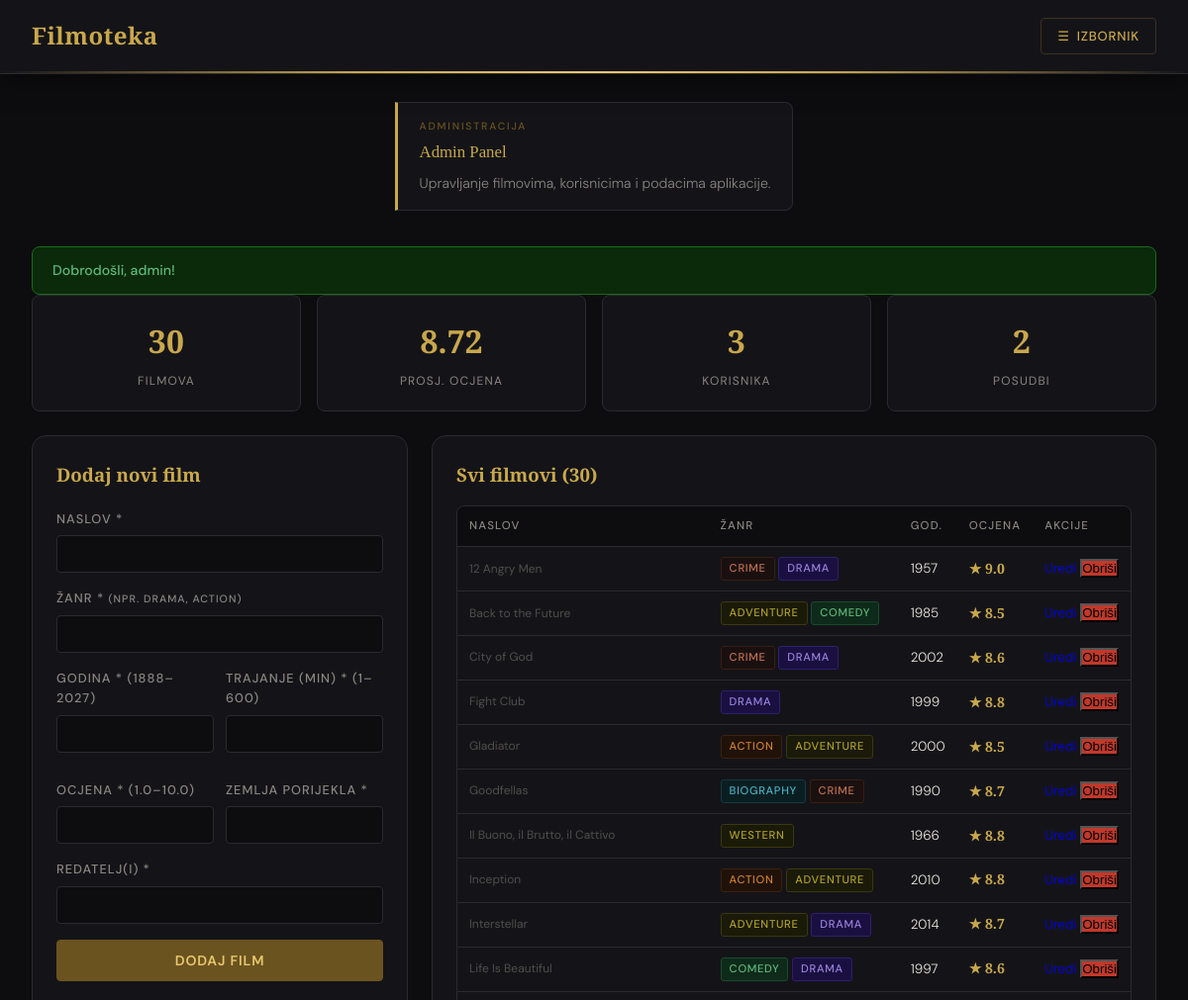
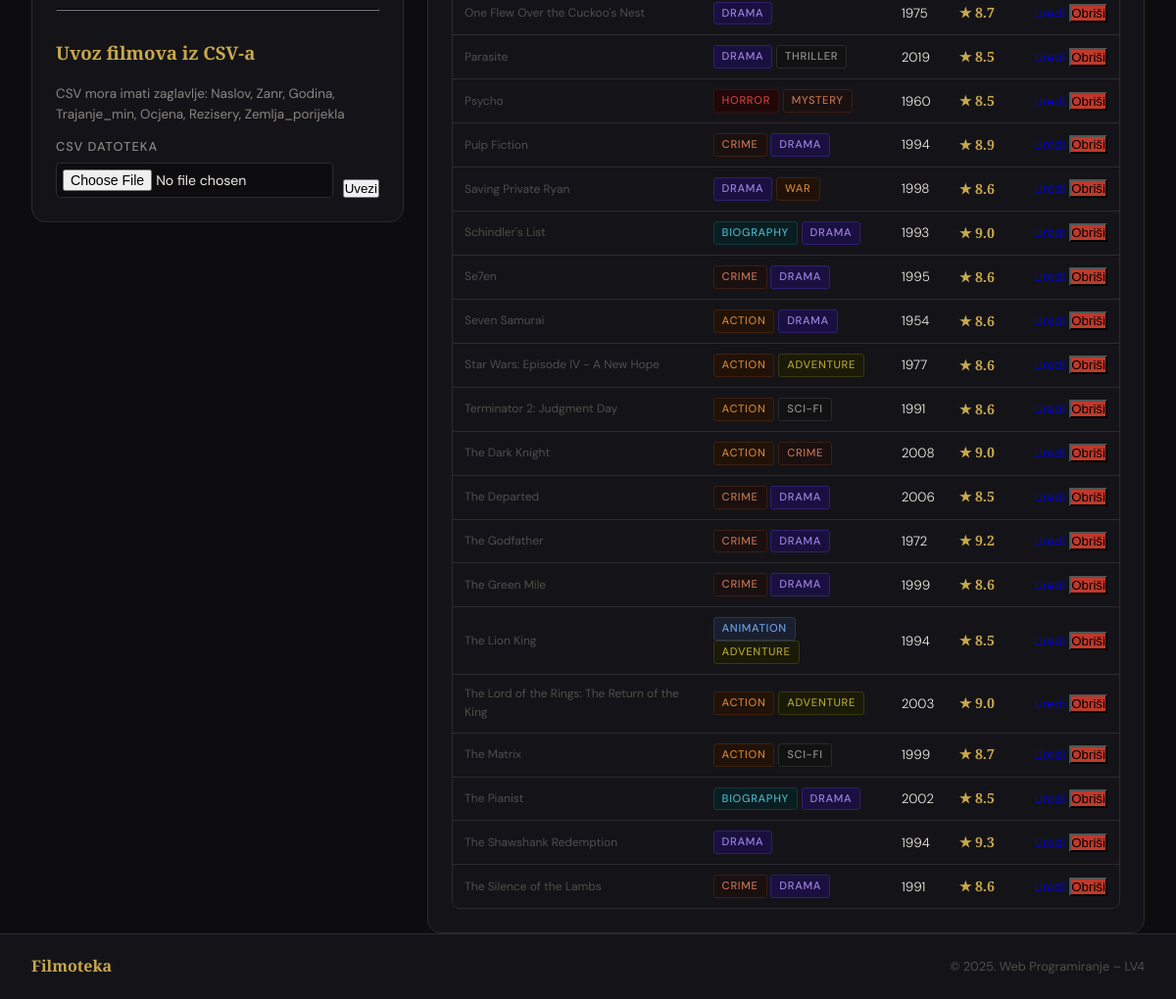
/dashboard.php (signed in), run on the app's committed database (2 pictures, top to bottom).
### tables this page shows
CREATE TABLE `filmovi` (
  `id` int(11) NOT NULL,
  `naslov` varchar(255) NOT NULL,
  `zanr` varchar(150) NOT NULL,
  `godina` smallint(5) UNSIGNED NOT NULL,
  `trajanje_min` smallint(5) UNSIGNED NOT NULL,
  `ocjena` decimal(3,1) NOT NULL,
  `rezisery` varchar(255) NOT NULL,
  `zemlja_porijekla` varchar(150) NOT NULL
);

### dashboard.php (the view, shortened to what this page needs)
<?php
require_once 'includes/db.php';
require_once 'includes/functions.php';
$flash_success = flashGet('success');
$edit_film     = null;
$filmovi = $pdo->query('SELECT * FROM filmovi ORDER BY naslov ASC')->fetchAll();
$stats = $pdo->query('
    SELECT COUNT(*) as ukupno,
           ROUND(AVG(ocjena),2) as avg_ocjena,
           MIN(godina) as najstariji,
           MAX(godina) as najnoviji
    FROM filmovi
')->fetch();
$korisnici_count = (int)$pdo->query('SELECT COUNT(*) FROM korisnici')->fetchColumn();
$videoteka_count = (int)$pdo->query('SELECT COUNT(*) FROM zeljeni_filmovi')->fetchColumn();
require_once 'includes/header.php';
?>
<div class="uvodni-clanak">
    <article>
        <div class="article-accent">ADMINISTRACIJA</div>
        <h2 style="font-family:var(--font-display);color:var(--gold)">Admin Panel</h2>
        <p>Upravljanje filmovima, korisnicima i podacima aplikacije.</p>
    </article>
</div>
<main>
<?php if ($flash_success): ?><div class="flash flash-success"><?= e($flash_success) ?></div><?php endif; ?>
<div class="dash-stats">
    <div class="stat-card"><span class="stat-num"><?= $stats['ukupno'] ?></span><span class="stat-lbl">Filmova</span></div>
    <div class="stat-card"><span class="stat-num"><?= $stats['avg_ocjena'] ?? 'N/A' ?></span><span class="stat-lbl">Prosj. ocjena</span></div>
    <div class="stat-card"><span class="stat-num"><?= $korisnici_count ?></span><span class="stat-lbl">Korisnika</span></div>
    <div class="stat-card"><span class="stat-num"><?= $videoteka_count ?></span><span class="stat-lbl">Posudbi</span></div>
</div>
<div class="dash-grid">
    <section class="sekcija-filmovi">
        <h3 style="color:var(--gold);margin-bottom:20px;font-family:var(--font-display)">
            <?= $edit_film ? 'Uredi film' : 'Dodaj novi film' ?>
        </h3>
        <form method="POST" action="dashboard.php">
            <div class="form-group">
                <label>Naslov *</label>
                <input type="text" name="naslov" required
                       value="<?= e($edit_film['naslov'] ?? '') ?>">
            </div>
            <div class="form-group">
                <label>Žanr * <small style="color:var(--text-muted)">(npr. Drama, Action)</small></label>
                <input type="text" name="zanr" required
                       value="<?= e($edit_film['zanr'] ?? '') ?>">
            </div>
            <div style="display:grid;grid-template-columns:1fr 1fr;gap:12px">
                <div class="form-group">
                    <label>Godina * (1888–<?= date('Y')+1 ?>)</label>
                    <input type="number" name="godina" required
                           min="1888" max="<?= date('Y')+1 ?>"
                           value="<?= e($edit_film['godina'] ?? '') ?>">
                </div>
                <div class="form-group">
                    <label>Trajanje (min) * (1–600)</label>
                    <input type="number" name="trajanje_min" required
                           min="1" max="600"
                           value="<?= e($edit_film['trajanje_min'] ?? '') ?>">
                </div>
                <div class="form-group">
                    <label>Ocjena * (1.0–10.0)</label>
                    <input type="number" name="ocjena" required step="0.1"
                           min="1.0" max="10.0"
                           value="<?= e($edit_film['ocjena'] ?? '') ?>">
                </div>
                <div class="form-group">
                    <label>Zemlja porijekla *</label>
                    <input type="text" name="zemlja_porijekla" required
                           value="<?= e($edit_film['zemlja_porijekla'] ?? '') ?>">
                </div>
            </div>
            <div class="form-group">
                <label>Redatelj(i) *</label>
                <input type="text" name="rezisery" required
                       value="<?= e($edit_film['rezisery'] ?? '') ?>">
            </div>
            <div style="display:flex;gap:10px">
                <button type="submit" class="btn-primary">
                    <?= $edit_film ? 'Spremi promjene' : 'Dodaj film' ?>
                </button>
            </div>
        </form>
        <hr style="border-color:var(--border);margin:28px 0">
        <h3 style="color:var(--gold);margin-bottom:16px;font-family:var(--font-display)">Uvoz filmova iz CSV-a</h3>
        <p style="color:var(--text-muted);font-size:0.84rem;margin-bottom:12px">
            CSV mora imati zaglavlje: Naslov, Zanr, Godina, Trajanje_min, Ocjena, Rezisery, Zemlja_porijekla
        </p>
        <form method="POST" action="dashboard.php" enctype="multipart/form-data">
            <div style="display:flex;gap:10px;align-items:flex-end">
                <div class="form-group" style="margin:0;flex:1">
                    <label>CSV datoteka</label>
                    <input type="file" name="csv_file" accept=".csv" required>
                </div>
                <button type="submit" class="add-btn">Uvezi</button>
            </div>
        </form>
    </section>
    <section class="sekcija-filmovi">
        <h3 style="color:var(--gold);margin-bottom:16px;font-family:var(--font-display)">
            Svi filmovi (<?= count($filmovi) ?>)
        </h3>
        <div class="tablica-wrapper">
            <table class="tablica-filmovi">
                <thead>
                    <tr>
                        <th>NASLOV</th>
                        <th>ŽANR</th>
                        <th>GOD.</th>
                        <th>OCJENA</th>
                        <th>AKCIJE</th>
                    </tr>
                </thead>
                <tbody>
                    <?php foreach ($filmovi as $film): ?>
                    <tr>
                        <td data-label="Naslov"><?= e($film['naslov']) ?></td>
                        <td data-label="Žanr"><?= zanrBadge($film['zanr']) ?></td>
                        <td data-label="Godina"><?= e($film['godina']) ?></td>
                        <td data-label="Ocjena"><span class="ocjena">★ <?= e($film['ocjena']) ?></span>
                        </td>
                        <td data-label="Akcije" style="white-space:nowrap">
                            <a href="dashboard.php?edit=<?= $film['id'] ?>" class="add-btn" style="text-decoration:none">Uredi</a>
                            <form method="POST" action="dashboard.php" style="display:inline"
                                  onsubmit="return confirm('Obrisati film <?= e(addslashes($film['naslov'])) ?>?')">
                                <button type="submit" class="add-btn" style="background:#c0392b">Obriši</button>
                            </form>
                        </td>
                    </tr>
                    <?php endforeach; ?>
                </tbody>
            </table>
        </div>
    </section>
</div>
</main>
<?php require_once 'includes/footer.php'; ?>

### includes/functions.php (shortened to what this page needs)
<?php
function zanrBadge(string $zanrStr): string {
    $map = [
        'Drama'       => 'zanr-drama',
        'Comedy'      => 'zanr-komedija',
        'Animation'   => 'zanr-animacija',
        'Romance'     => 'zanr-romantični',
        'Crime'       => 'zanr-krimic',
        'Thriller'    => 'zanr-triler',
        'Adventure'   => 'zanr-avantura',
        'Documentary' => 'zanr-dokumentarni',
        'Horror'      => 'zanr-horor',
        'Action'      => 'zanr-akcija',
        'Sci-Fi'      => 'zanr-triler',
        'Mystery'     => 'zanr-krimic',
        'Biography'   => 'zanr-dokumentarni',
        'War'         => 'zanr-akcija',
        'Western'     => 'zanr-avantura',
    ];
    $html  = '';
    $parts = array_map('trim', explode(',', $zanrStr));
    foreach ($parts as $zanr) {
        $cls   = $map[$zanr] ?? '';
        $safe  = htmlspecialchars($zanr);
        $html .= "<span class=\"zanr $cls\">$safe</span> ";
    }
    return $html;
}
function flashGet(string $key): string {
    $val = $_SESSION["flash_$key"] ?? '';
    return $val;
}
function e(string $s): string {
    return htmlspecialchars($s, ENT_QUOTES, 'UTF-8');
}

### styles/style.css (style rules this page uses)
:root { --bg-dark: #0d0d0f; --bg-card: #141418; --bg-hover: #1c1c22; --gold: #c9a84c; --gold-light: #e8c96e; --gold-dim: #6b5320; --text-primary: #f0ece4; --text-muted: #8a8680; --text-dim: #504e4a; --border: #2a2a30; --border-gold: #3d3020; --accent-red: #c0392b; --accent-teal: #1a7d6a; --accent-blue: #2c5f8a; --radius-sm: 4px; --radius-md: 8px; --radius-lg: 14px; --font-display: "Playfair Display", Georgia, serif; --font-body: "DM Sans", system-ui, sans-serif; --transition: 0.2s ease; }
*, *::before, *::after { box-sizing: border-box; margin: 0; padding: 0; }
html { scroll-behavior: smooth; }
body { font-family: var(--font-body); background-color: var(--bg-dark); color: var(--text-primary); line-height: 1.6; min-height: 100vh; display: flex; flex-direction: column; }
.uvodni-clanak { max-width: 1200px; margin: 28px auto 0; padding: 0 32px; }
.uvodni-clanak article { background: var(--bg-card); border: 1px solid var(--border); border-left: 3px solid var(--gold); border-radius: 0 var(--radius-md) var(--radius-md) 0; padding: 16px 22px; animation: fade-up 0.5s ease both; }
.article-accent { font-size: 0.65rem; letter-spacing: 0.18em; color: var(--gold-dim); text-transform: uppercase; font-weight: 500; margin-bottom: 4px; }
.uvodni-clanak article h2 { font-family: var(--font-display); font-size: 1.05rem; color: var(--gold); margin-bottom: 6px; font-weight: 400; }
.uvodni-clanak article p { color: var(--text-muted); font-size: 0.88rem; font-weight: 300; }
main { max-width: 1200px; margin: 24px auto 0; padding: 0 32px; }
.sekcija-filmovi { background: var(--bg-card); border: 1px solid var(--border); border-radius: var(--radius-lg); padding: 24px; animation: fade-up 0.5s ease both; }
.tablica-wrapper { overflow-x: auto; border-radius: var(--radius-md); border: 1px solid var(--border); }
.tablica-filmovi { width: 100%; border-collapse: collapse; font-size: 0.84rem; }
.tablica-filmovi thead tr { background: var(--bg-dark); }
.tablica-filmovi th { padding: 11px 12px; text-align: left; color: var(--text-muted); font-weight: 500; font-size: 0.72rem; letter-spacing: 0.1em; text-transform: uppercase; white-space: nowrap; border-bottom: 1px solid var(--border); }
.tablica-filmovi tbody tr { border-bottom: 1px solid var(--border); transition: background var(--transition); }
.tablica-filmovi tbody tr:last-child { border-bottom: none; }
.tablica-filmovi td { padding: 10px 12px; color: var(--text-primary); font-weight: 300; vertical-align: middle; }
.tablica-filmovi td:first-child { color: var(--text-dim); font-size: 0.75rem; font-weight: 400; }
.zanr { display: inline-block; font-size: 0.7rem; font-weight: 500; padding: 2px 8px; border-radius: 3px; text-transform: uppercase; letter-spacing: 0.06em; white-space: nowrap; }
.zanr-drama { background: #1a1040; color: #9b80e0; border: 1px solid #2e1f6e; }
.zanr-komedija { background: #0e2a1a; color: #5fb87a; border: 1px solid #1a4a2e; }
.zanr-animacija { background: #1a1f30; color: #6a9fe0; border: 1px solid #2a3558; }
.zanr-krimic { background: #1a1010; color: #c07050; border: 1px solid #3a1e14; }
.zanr-triler { background: #121212; color: #909090; border: 1px solid #2a2a2a; }
.zanr-avantura { background: #1a1a08; color: #b0a030; border: 1px solid #3a3810; }
.zanr-dokumentarni { background: #0a1e22; color: #4ab0c0; border: 1px solid #14383e; }
.zanr-horor { background: #200808; color: #c04040; border: 1px solid #3c1010; }
.zanr-akcija { background: #201208; color: #d08030; border: 1px solid #3e2010; }
.ocjena { display: inline-block; font-family: var(--font-display); font-weight: 700; font-size: 0.88rem; color: var(--gold); min-width: 28px; }

### data on the page
filmovi: naslov "12 Angry Men", zanr "CRIME", zanr "DRAMA", godina "1957", ocjena "9.0"
filmovi: naslov "Back to the Future", zanr "ADVENTURE", zanr "COMEDY", godina "1985", ocjena "8.5"
filmovi: naslov "City of God", zanr "CRIME", zanr "DRAMA", godina "2002", ocjena "8.6"
filmovi: naslov "Fight Club", zanr "DRAMA", godina "1999", ocjena "8.8"
filmovi: naslov "Gladiator", zanr "ACTION", zanr "ADVENTURE", godina "2000", ocjena "8.5"
filmovi: naslov "Goodfellas", zanr "BIOGRAPHY", zanr "CRIME", godina "1990", ocjena "8.7"
filmovi: naslov "Il Buono, il Brutto, il Cattivo", zanr "WESTERN", godina "1966", ocjena "8.8"
filmovi: naslov "Inception", zanr "ACTION", zanr "ADVENTURE", godina "2010", ocjena "8.8"
filmovi: naslov "Interstellar", zanr "ADVENTURE", zanr "DRAMA", godina "2014", ocjena "8.7"
filmovi: naslov "Life Is Beautiful", zanr "COMEDY", zanr "DRAMA", godina "1997", ocjena "8.6"
filmovi: naslov "One Flew Over the Cuckoo's Nest", zanr "DRAMA", godina "1975", ocjena "8.7"
filmovi: naslov "Parasite", zanr "DRAMA", zanr "THRILLER", godina "2019", ocjena "8.5"
filmovi: naslov "Psycho", zanr "HORROR", zanr "MYSTERY", godina "1960", ocjena "8.5"
filmovi: naslov "Pulp Fiction", zanr "CRIME", zanr "DRAMA", godina "1994", ocjena "8.9"
filmovi: naslov "Saving Private Ryan", zanr "DRAMA", zanr "WAR", godina "1998", ocjena "8.6"
filmovi: naslov "Schindler's List", zanr "BIOGRAPHY", zanr "DRAMA", godina "1993", ocjena "9.0"
filmovi: naslov "Se7en", zanr "CRIME", zanr "DRAMA", godina "1995", ocjena "8.6"
filmovi: naslov "Seven Samurai", zanr "ACTION", zanr "DRAMA", godina "1954", ocjena "8.6"
filmovi: naslov "Star Wars: Episode IV - A New Hope", zanr "ACTION", zanr "ADVENTURE", godina "1977", ocjena "8.6"
filmovi: naslov "Terminator 2: Judgment Day", zanr "ACTION", zanr "SCI-FI", godina "1991", ocjena "8.6"
filmovi: naslov "The Dark Knight", zanr "ACTION", zanr "CRIME", godina "2008", ocjena "9.0"
filmovi: naslov "The Departed", zanr "CRIME", zanr "DRAMA", godina "2006", ocjena "8.5"
filmovi: naslov "The Godfather", zanr "CRIME", zanr "DRAMA", godina "1972", ocjena "9.2"
filmovi: naslov "The Green Mile", zanr "CRIME", zanr "DRAMA", godina "1999", ocjena "8.6"
filmovi: naslov "The Lion King", zanr "ANIMATION", zanr "ADVENTURE", godina "1994", ocjena "8.5"
filmovi: naslov "The Lord of the Rings: The Return of the King", zanr "ACTION", zanr "ADVENTURE", godina "2003", ocjena "9.0"
filmovi: naslov "The Matrix", zanr "ACTION", zanr "SCI-FI", godina "1999", ocjena "8.7"
filmovi: naslov "The Pianist", zanr "BIOGRAPHY", zanr "DRAMA", godina "2002", ocjena "8.5"
filmovi: naslov "The Shawshank Redemption", zanr "DRAMA", godina "1994", ocjena "9.3"
filmovi: naslov "The Silence of the Lambs", zanr "CRIME", zanr "DRAMA", godina "1991", ocjena "8.6"

### other printed values
$flash_success "Dobrodošli, admin!"
$stats['ukupno'] "30"
$stats['avg_ocjena'] "8.72"
$korisnici_count "3"
$videoteka_count "2"
count($filmovi) "30"
